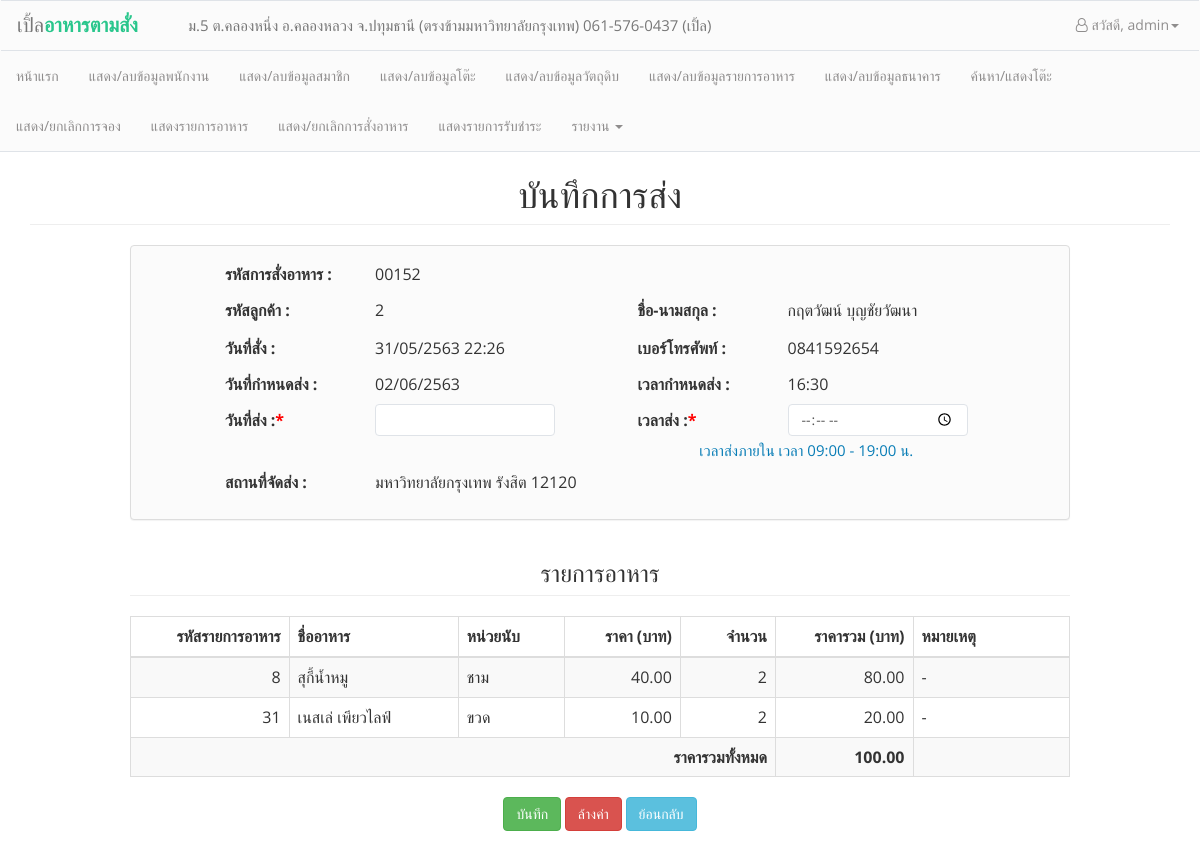
/admin/staff_checkout_delivery.php?oid=00152 (signed in), run on the app's committed database.
### tables this page shows
CREATE TABLE `orders` (
  `orderid` int(5) UNSIGNED ZEROFILL NOT NULL COMMENT 'รหัสการสั่ง',
  `orderdate` datetime NOT NULL COMMENT 'วัน/เวลาที่สั่ง',
  `order_date_tobedelivery` date NOT NULL COMMENT 'วันกำหนดส่ง',
  `order_time_tobedelivery` time NOT NULL COMMENT 'เวลากำหนดส่ง',
  `order_date_delivered` date NOT NULL COMMENT 'วันที่ส่ง',
  `order_time_delivered` time NOT NULL COMMENT 'เวลาส่ง',
  `order_delivery_place` varchar(100) NOT NULL COMMENT 'สถานที่ส่ง',
  `order_status` int(1) NOT NULL COMMENT 'สถานะการสั่ง',
  `order_type` int(1) NOT NULL COMMENT 'ประเภทการสั่ง',
  `order_totalprice` float(7,2) NOT NULL COMMENT 'ราคารวม',
  `order_evidence` varchar(100) NOT NULL COMMENT 'หลักฐานการชำระ',
  `order_evidence_date` datetime NOT NULL,
  `tables_no` int(5) DEFAULT NULL,
  `payno` int(5) UNSIGNED ZEROFILL DEFAULT NULL,
  `payno_cancel` int(5) UNSIGNED ZEROFILL DEFAULT NULL COMMENT 'ใบเสร็จที่ถูกยกเลิก',
  `cusid` int(5) NOT NULL,
  `reserv_id` int(5) UNSIGNED ZEROFILL DEFAULT NULL
);

CREATE TABLE `customers` (
  `cusid` int(5) NOT NULL,
  `cus_name` varchar(50) NOT NULL,
  `cus_user` varchar(20) NOT NULL,
  `cus_birth` date DEFAULT NULL,
  `cus_tel` varchar(15) NOT NULL,
  `cus_email` varchar(30) NOT NULL,
  `cus_status` int(1) NOT NULL,
  `cus_password` char(40) NOT NULL,
  `cus_postnum` varchar(5) NOT NULL,
  `cus_address` varchar(100) NOT NULL
);

CREATE TABLE `orderdetails` (
  `orderdetid` int(5) UNSIGNED ZEROFILL NOT NULL,
  `orderdet_amount` int(3) NOT NULL COMMENT 'จำนวนอาหารที่สั่ง',
  `orderdet_status` int(1) NOT NULL COMMENT 'สถานะ',
  `orderdet_price` float(7,2) NOT NULL COMMENT 'ราคาที่สั่ง',
  `orderdet_note` varchar(100) NOT NULL COMMENT 'หมายเหตุ',
  `orderid` int(5) UNSIGNED ZEROFILL NOT NULL,
  `foodid` int(5) NOT NULL
);

CREATE TABLE `foods` (
  `foodid` int(5) NOT NULL,
  `food_name` varchar(50) NOT NULL,
  `food_type` int(1) NOT NULL COMMENT 'ประเภทอาหาร',
  `food_price` float(7,2) NOT NULL,
  `food_qty` int(4) NOT NULL COMMENT 'จำนวน',
  `food_count` varchar(30) NOT NULL,
  `food_image` varchar(100) NOT NULL,
  `food_recomend` int(1) NOT NULL DEFAULT '0' COMMENT 'จำนวนการแนะนำ',
  `food_status` int(1) NOT NULL DEFAULT '0'
);

### conf/function.php (called while the page is built, shortened)
<?php
function tothaiyear($dates)
{
    $date = date("d-m-Y", strtotime($dates));
    $d1 = substr($date, 0, 2);
    $m1 = substr($date, 3, 2);
    $y = substr($date, 6, 4);
    $y1 = $y + 543;
    if ($date == "") {
        return "";
    } else {
        return $d1 . "/" . $m1 . "/" . $y1;
    }
}
function dt_tothaiyear($dates)
{
    $date = date("d-m-Y H:i", strtotime($dates));
    $d1 = substr($date, 0, 2);
    $m1 = substr($date, 3, 2);
    $y = substr($date, 6, 4);
    $y1 = $y + 543;
    $time = substr($date, 11, 6);
    if ($date == "") {
        return "";
    } else {
        return $d1 . "/" . $m1 . "/" . $y1 . " " . $time;
    }
}

### admin/staff_checkout_delivery.php (the view, shortened to what this page needs)
<head>
    <?php
    include("conf/header_admin.php");
    ?>
</head>
<body>
    <?php
    require_once("../conf/connection.php");
    include_once("../conf/function.php");
    $sql_order = "SELECT * FROM orders
        LEFT JOIN customers ON orders.cusid = customers.cusid
        WHERE orderid = '" . $_GET['oid'] . "'";
    $q_orders = mysqli_query($link, $sql_order);
    $result_order = mysqli_fetch_assoc($q_orders);
    ?>
    <div class="container" style="padding-top: 135px;">
        <div class="col">
            <h1 class="page-header text-center">บันทึกการส่ง</h1>
            <div class="container" style="width:970px">
                <div class="panel panel-default" align="center" style="background-color:#FBFBFB;">
                    <p>
                        <form id="checkout_delivery" class="form" name="checkout_order" method="POST" action="save_checkout_delivery.php">
                            <table width="750px" border="0" align="center">
                                <tr>
                                    <td width="34px" height="36px"><b>รหัสการสั่งอาหาร :</b></td>
                                    <td width="30%">
                                        <?= $result_order['orderid'] ?>
                                    </td>
                                </tr>
                                <tr>
                                    <td width="34px" height="36px"><b>รหัสลูกค้า :</b></td>
                                    <td width="30%">
                                        <?= $result_order['cusid'] ?>
                                    </td>
                                    <td width="20%" height="36px"><b>ชื่อ-นามสกุล :</b></td>
                                    <td><?php echo $result_order['cus_name']; ?></td>
                                </tr>
                                <tr>
                                    <td height="40px" width="15%"><b>วันที่สั่ง :</b></td>
                                    <td width="35%">
                                        <?= dt_tothaiyear($result_order['orderdate']) ?>
                                        <input type="text" hidden id="orderdate" name="orderdate" value="<?= substr($result_order['orderdate'], 0, 10) ?>" </td> <td width="16%" height="40px"><b>เบอร์โทรศัพท์ :</b></td>
                                    <td><?php echo $result_order['cus_tel'] ?></td>
                                </tr>
                                <tr>
                                    <td width="15%" height="32px"><b>วันที่กำหนดส่ง :<span style="color:red;"></span></b></td>
                                    <td width="35%">
                                        <?= tothaiyear($result_order['order_date_tobedelivery']) ?>
                                    </td>
                                    <td width="15%" height="32px"><b>เวลากำหนดส่ง :<span style="color:red;"></span></b></td>
                                    <td>
                                        <?= substr($result_order['order_time_tobedelivery'], 0, 5) ?></td>
                                </tr>
                                <tr>
                                    <td width="15%" height="40px"><b>วันที่ส่ง :<span style="color:red;">*</span></b></td>
                                    <td width="35%">
                                        <input class="form-control datepicker-deliver" onkeypress="return false; event.preventDefault();" onfocus="$(this).blur();" autocomplete="off" type="text" style="height:32px; width:180px" id="order_date_delivered" name="order_date_delivered" required></td>
                                    <td width="15%" height="32px"><b>เวลาส่ง :<span style="color:red;">*</span></b></td>
                                    <?php
                                    $orderdates = substr($result_order['orderdate'], 0, 10);
                                    $ordertime = substr($result_order['orderdate'], 11, 5);
                                    $todaydates = date("Y-m-d");
                                    $max_time = "19:00";
                                    if ($orderdates == $todaydates) {
                                        if ($ordertime >= "19:00") {
                                            $same_date = "1";
                                            $min_time = "09:00";
                                        } else {
                                        $min_time = date("H:i", strtotime($ordertime ));
                                        }
                                    } elseif ($todaydates > $orderdates) {
                                        $min_time = "09:00";
                                    } else {
                                        $min_time = "09:00";
                                    }
                                    ?>
                                    <td><input class="form-control" autocomplete="off" type="time" min="<?= $min_time ?>" max="<?= $max_time ?>" style="height:32px; width:180px" id="order_time_delivered" name="order_time_delivered" oninvalid="this.setCustomValidity('กรุณากรอกเวลาระหว่าง <?= $min_time ?>-<?= $max_time ?>')" oninput="this.setCustomValidity('')" required></td>
                                </tr>
                                <tr>
                                    <td colspan="2"></td>
                                    <td colspan="2" align="center"><font color="097DB6" style="font-size: 15px;">เวลาส่งภายใน เวลา 09:00 - 19:00 น.</font></td>
                                </tr>
                                <tr>
                                    <td width="20%" height="32px"><b>สถานที่จัดส่ง :<span style="color:red;"></span></b></td>
                                    <td height="45px"><?= $result_order['order_delivery_place'] ?></td>
                                </tr>
                            </table>
                </div>
                <h3 class="page-header text-center">รายการอาหาร</h3>
                <table class="table table-striped table-bordered">
                    <thead>
                        <th style="width:150px; text-align:right;">รหัสรายการอาหาร</th>
                        <th style="width:160px;">ชื่ออาหาร</th>
                        <th style="width:100px;">หน่วยนับ</th>
                        <th style="text-align:right; width:110px;">ราคา (บาท)</th>
                        <th style="text-align:right; width:90px;">จำนวน</th>
                        <th style="width:130px; text-align:right">ราคารวม (บาท)</th>
                        <th>หมายเหตุ</th>
                    </thead>
                    <?php
                    $sql_orderdet = "SELECT orderid FROM orders WHERE orderid = '" . $_GET['oid'] . "'";
                    $q_orderdet = mysqli_query($link, $sql_orderdet) or die(mysqli_error($link));
                    $sum_total = 0;
                    while ($result_orderdet = mysqli_fetch_array($q_orderdet)) {
                        $i = 1; ?>
                        <tr>
                            <?php
                            $sql_orderdet2 = "SELECT * FROM orderdetails
                                 LEFT JOIN foods ON orderdetails.foodid = foods.foodid
                             WHERE orderdetails.orderid = '" . $result_order['orderid'] . "'";
                            $q_orderdet2 = mysqli_query($link, $sql_orderdet2) or die(mysqli_error($link));
                            while ($result_orderdet2 = mysqli_fetch_array($q_orderdet2)) {
                            ?>
                                <td align="right"><?= $result_orderdet2['foodid'] ?></td>
                                <td><?= $result_orderdet2['food_name'] ?></td>
                                <td><?= $result_orderdet2['food_count'] ?></td>
                                <td align="right"><?= $result_orderdet2['orderdet_price'] ?></td>
                                <td align="right"><?= $result_orderdet2['orderdet_amount'] ?></td>
                                <td align="right"><?= number_format(($result_orderdet2['orderdet_amount'] * $result_orderdet2['orderdet_price']), 2) ?></td>
                                <td class="col-md-2">
                                    <?= ($result_orderdet2['orderdet_note']) ? $result_orderdet2['orderdet_note'] : "-" ?>
                                </td>
                        </tr>
                <?php $i++;
                                $sum_total += ($result_orderdet2['orderdet_amount'] * $result_orderdet2['orderdet_price']);
                            }
                        }
                ?>
                <tr>
                    <td colspan="5" align="right"><b>ราคารวมทั้งหมด</b></td>
                    <td align="right"><b><?= number_format($sum_total, 2) ?></b></td>
                    <td></td>
                </tr>
                </table>
                <div class="col-md-offset-3 col-md-6" style="text-align: center; padding-bottom:20px;">
                    <input type="submit" name="submit" id="submit" onclick="if(confirm('ยืนยันบันทึกการส่ง?')) return true; else return false;" class="btn btn-success" value="บันทึก" />
                    <button type="reset" class="btn btn-danger">ล้างค่า</button></form>
                    <button type="back" class="btn btn-info" onclick="window.history.back();">ย้อนกลับ</button>
                </div>
            </div>

### admin/conf/header_admin.php (style rules this page uses)
body { font-family: 'Open Sans', sans-serif; }
.form-control { box-shadow: none; border-radius: 4px; border-color: #dfe3e8; }

### data on the page
orders: orderid "00152", cusid.cusid "2", cusid.cus_name "กฤตวัฒน์ บุญชัยวัฒนา", orderdate "31/05/2563 22:26", cusid.cus_tel "0841592654", order_date_tobedelivery "02/06/2563", order_time_tobedelivery "16:30", order_delivery_place "มหาวิทยาลัยกรุงเทพ รังสิต 12120"
orderdetails: foodid.foodid "8", foodid.food_name "สุกี้น้ำหมู", foodid.food_count "ชาม", orderdet_price "40.00", orderdet_amount "2", $result_orderdet2['orderdet_amount'] * $result_orderdet2['orderdet_price'] "80.00"
orderdetails: foodid.foodid "31", foodid.food_name "เนสเล่ เพียวไลฟ์", foodid.food_count "ขวด", orderdet_price "10.00", orderdet_amount "2", $result_orderdet2['orderdet_amount'] * $result_orderdet2['orderdet_price'] "20.00"

### other printed values
$_SESSION['staff'] "admin"
$sum_total "100.00"
